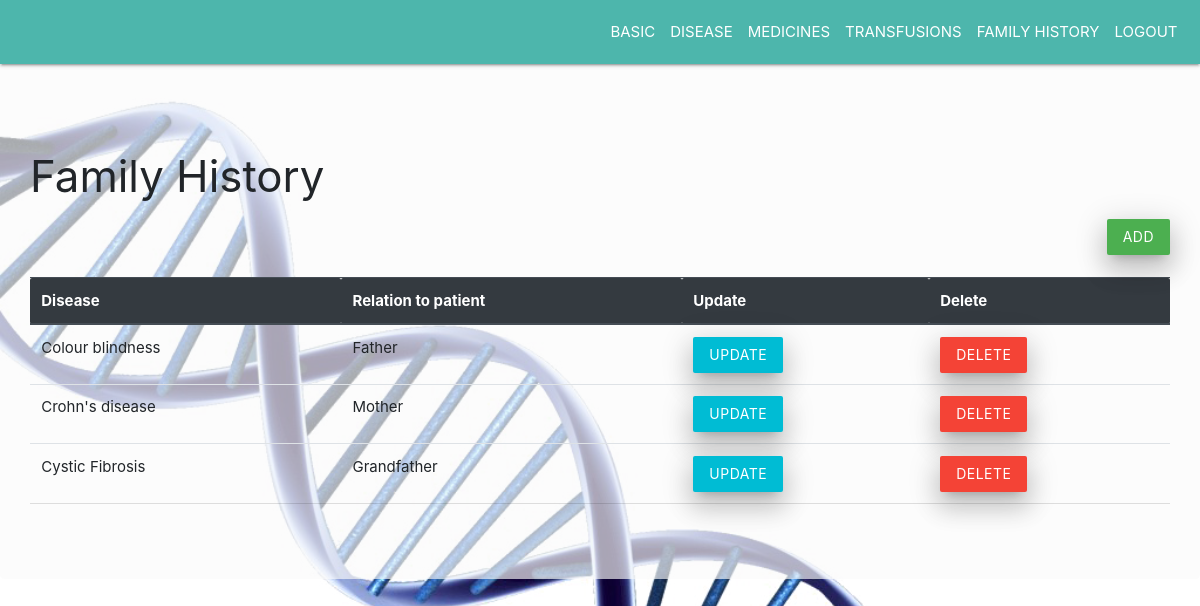
The app's page /patient/familyhistory/2408256975 with its own data.
### tables this page shows
CREATE TABLE history
            (f_id integer primary key autoincrement,p_id number,disease text,relation text,constraint fk8 foreign key(p_id) references patient(p_id) on delete cascade);

### app1.py (the view)
@app.route('/patient/familyhistory/<pid>')
def patientfamilyhistory(pid):
    con=sql.connect('database.db')
    cur=con.cursor()
    p_id=pid
    res=cur.execute("select * from history where p_id=(?)",(p_id,))
    return render_template('patienthistory.html',res=res,p_id=p_id)

### templates/patienthistory.html (shortened to what this page needs)
<!DOCTYPE html>
    <head>
        <link rel="stylesheet" href="https://stackpath.bootstrapcdn.com/bootstrap/4.3.1/css/bootstrap.min.css">
        <link rel="stylesheet" href="https://cdnjs.cloudflare.com/ajax/libs/materialize/1.0.0/css/materialize.min.css">
    </head>
    <body>
        <nav class="navbar navbar-expand-sm teal lighten-2 justify-content-end">
                <ul class="navbar-nav">
                    <li class="nav-item">
                    <a class="nav-link" href="{{ url_for('patientbasic',pid=p_id) }}">BASIC</a>
                    </li>
                    <li class="nav-item">
                    <a class="nav-link" href="{{ url_for('patientdiseases',pid=p_id) }}">DISEASE</a>
                    </li>
                    <li class="nav-item">
                    <a class="nav-link" href="{{ url_for('patientsurgeries',pid=p_id) }}">MEDICINES</a>
                    </li>
                    <li class="nav-item">
                    <a class="nav-link" href="{{ url_for('patienttransfusions',pid=p_id) }}">TRANSFUSIONS</a>
                    </li>
                    <li class="nav-item">
                    <a class="nav-link" href="{{ url_for('patientfamilyhistory',pid=p_id) }}">FAMILY HISTORY</a>
                    </li>
                    <li class="nav-item">
                    <a class="nav-link" href="/">LOGOUT</a>
                    </li>
            </ul>
        </nav>
        <div class="jumbotron" style="background:rgba(250, 250, 250, 0.658) ;">
            <h3>Family History</h3>
            <div class="d-flex justify-content-end"><a href="{{ url_for('addhistory',pid=p_id)}}" class="waves-effect waves-light green btn z-depth-4">ADD</a></div><br/>
            <table class="table">
                    <thead class="thead-dark">
                      <tr>
                        <th>Disease</th>
                        <th>Relation to patient</th>
                        <th>Update</th>
                        <th>Delete</th>
                      </tr>
                    </thead>
                    <tbody>
                        {% for row in res %}
                      <tr>
                        <td>{{ row[2] }}</td>
                        <td>{{ row[3] }}</td>
                        <td><a href="{{ url_for('updatehistory',pid=p_id,fid=row[0]) }}" class="waves-effect  cyan swaves-light btn z-depth-4">Update</a></td>
                        <td><a href="{{ url_for('deletehistory',pid=p_id,fid=row[0]) }}" class="waves-effect waves-light red btn z-depth-4">Delete</a></td>
                      </tr>
                      {% endfor %}
                    </tbody>
                  </table>
        </div>
    </body>
</html>

### templates/patienthistory.html (style rules this page uses)
body { background-image: url('/static/bg.png'); background-size: cover; background-position: center; }

### records on screen
history: disease "Colour blindness", relation "Father"
history: disease "Crohn's disease", relation "Mother"
history: disease "Cystic Fibrosis", relation "Grandfather"
